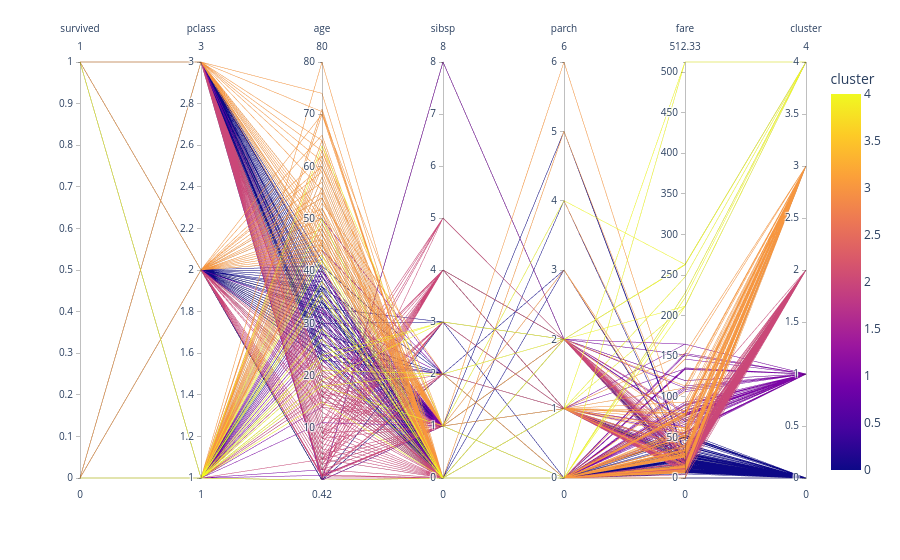

Source (notebook cell):
### Code cell
fig = px.parallel_coordinates(df,color='cluster')
fig.show()

### Figure 1 — Plotly figure (JSON) as saved in the notebook; plotly's stock layout.template omitted (floating-point values rounded to 4 significant figures; data arrays with more than 128 entries replaced by an {"elided": "..."} marker saying what was removed)
{"data": [{"dimensions": [{"label": "survived", "values": {"elided": "891 int values"}}, {"label": "pclass", "values": {"elided": "891 int values"}}, {"label": "age", "values": {"elided": "891 float values"}}, {"label": "sibsp", "values": {"elided": "891 int values"}}, {"label": "parch", "values": {"elided": "891 int values"}}, {"label": "fare", "values": {"elided": "891 float values"}}, {"label": "cluster", "values": {"elided": "891 int values"}}], "domain": {"x": [0, 1], "y": [0, 1]}, "line": {"color": {"elided": "891 int values"}, "coloraxis": "coloraxis"}, "name": "", "type": "parcoords"}], "layout": {"coloraxis": {"colorbar": {"title": {"text": "cluster"}}, "colorscale": [[0, "#0d0887"], [0.1111, "#46039f"], [0.2222, "#7201a8"], [0.3333, "#9c179e"], [0.4444, "#bd3786"], [0.5556, "#d8576b"], [0.6667, "#ed7953"], [0.7778, "#fb9f3a"], [0.8889, "#fdca26"], [1, "#f0f921"]]}, "legend": {"tracegroupgap": 0}, "margin": {"t": 60}}}
